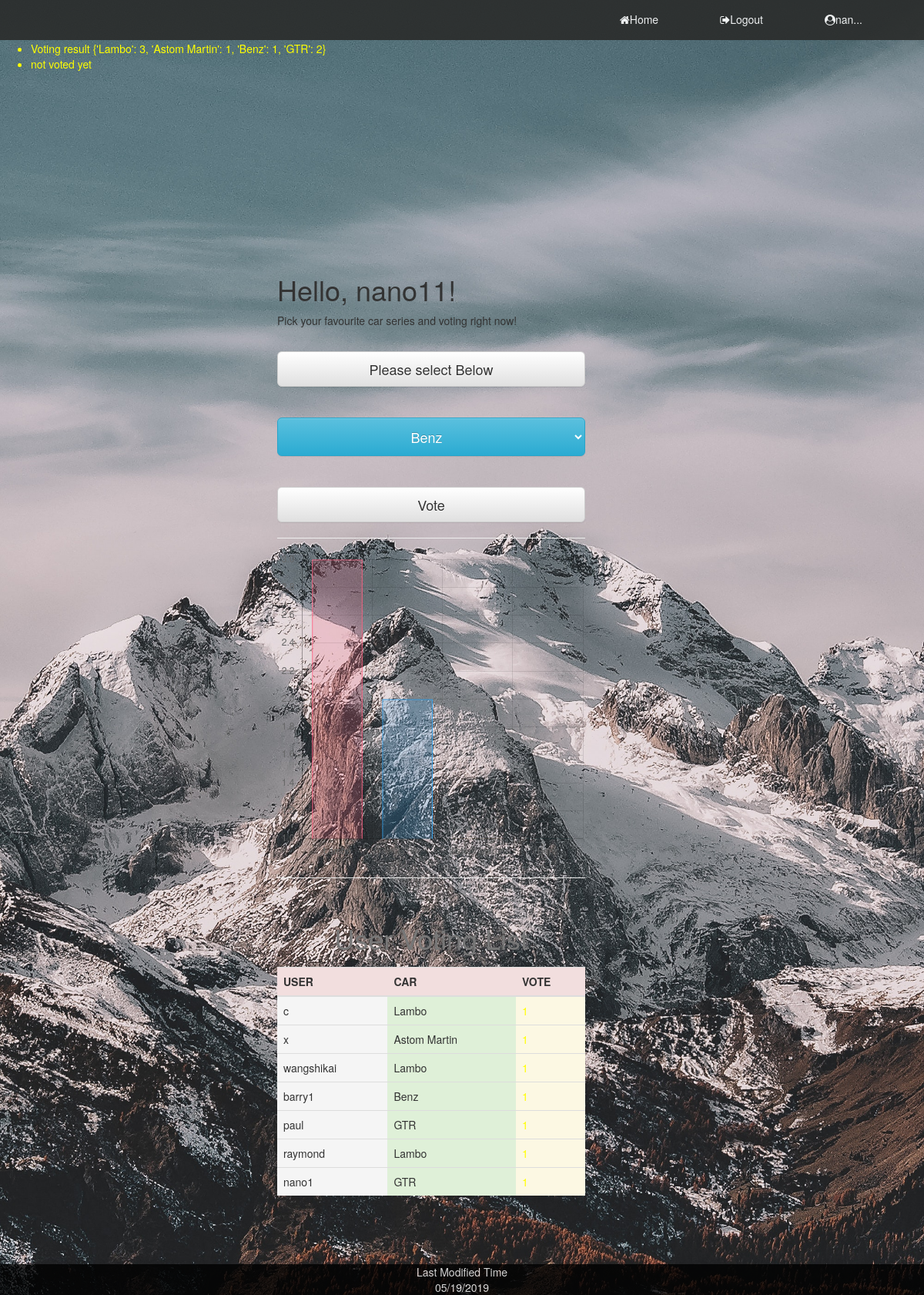
The app's page /index (signed in) with its own data.
### app/models.py (models this page shows, shortened)
class User(UserMixin, db.Model):
    id = db.Column(db.Integer, primary_key=True)
    username = db.Column(db.String(64), index=True, unique=True)
    email = db.Column(db.String(120), index=True, unique=True)
    admin = db.Column(db.Boolean, default=False, nullable=False)
    preference = db.Column(db.String(320))
    password_hash = db.Column(db.String(128))
    record_id = relationship("Record", backref="user", lazy="dynamic")
    choice_id = relationship("Choice", backref="user", lazy="dynamic")
    def __repr__(self):
        return '{}'.format(self.username)

class Choice(db.Model):
    id = db.Column(db.Integer, primary_key=True)
    chooseSeries = db.Column(db.String, db.ForeignKey('brand.carSeries'))
    vote = db.Column(db.Integer, default=False, nullable=False)
    UserId = db.Column(db.Integer, db.ForeignKey('user.id'), unique=True)

### app/routes.py (the view)
@app.route('/index')
@login_required
def index():
    if current_user.admin == False:
        car1 = []
        for i in db.session.query(Brand.carSeries).all():
            car1.append(i[0])
        carVote = {}
        carname = []
        carValue = []
        for i in db.session.query(Choice.chooseSeries).all():
            carVote[i[0]] = carVote.get(i[0], 0) + 1
        sortCarVote = sorted(carVote, key=carVote.get, reverse=True)
        for i in sortCarVote:
            carname.append(i)
            carValue.append(carVote[i])
        flash("Voting result " + str(carVote))
        user = []
        for i in db.session.query(Choice.UserId).all():
            user.append(i[0])
        if len(user) > 0:
            for i in user:
                if current_user.id in user:
                    choice = Choice(chooseSeries=select, UserId = current_user.id, vote=1)
                    flash("current user have voted")
                    break
                else:
                    flash("not voted yet")
                    choice = Choice(chooseSeries=select, UserId = current_user.id, vote=0)
                    break
        else:
            flash("not voted yet")
            choice = Choice(chooseSeries=select, UserId = current_user.id, vote=0)
        tableCar=[]
        tableVote=[]
        for i in db.session.query(Choice.chooseSeries).all():
            tableCar.append(i[0])
        for i in db.session.query(Choice.vote).all():
            tableVote.append(i[0])
        tableUser = []
        for i in db.session.query(User).join(Choice):
            tableUser.append(i)
        a = zip(tableUser,tableCar,tableVote)
        return render_template('index.html',title='Home', a=a, car1=car1, carVote = carVote, choice=choice, carname=carname,carValue=carValue)
    else:
        flash("You are admin!")
        return redirect(url_for('hoster'))

### app/models.py (called while the page is built)
@login.user_loader
def load_user(id):
    return User.query.get(int(id))

### app/routes.py (called while the page is built)
@app.context_processor
def override_url_for():
    return dict(url_for=dated_url_for)

def dated_url_for(endpoint, **values):
    if endpoint == 'static':
        filename = values.get('filename', None)
        if filename:
            file_path = os.path.join(app.root_path,
                                     endpoint, filename)
            values['q'] = int(os.stat(file_path).st_mtime)
    return url_for(endpoint, **values)

### app/templates/index.html
{% extends "base.html" %}
{% block content %}
    <form method="POST" action="{{ url_for('select') }}">
    <div class="info">
        <h1>Hello, {{current_user.username}}!</h1>
        <p>Pick your favourite car series and voting right now!</p>
        <br>
        <div >
            <div >
                <span  class='btn btn-default btn-lg btn-block'>Please select Below</span>
                <br/>
                <br>
                    <select name="car_select" class="selectpicker show-tick btn btn-info btn-lg btn-block">
                        {% for i in car1 %}
                            <option>{{i}}</option>
                        {% endfor %}
                    </select>
            </div>
            <br><br>
            {% if choice.vote == 1 %}
            <button type="submit" class="btn btn-default btn-lg btn-block" disabled >You have already Voted</button>
            {% else %}
            <button type="submit" class="btn btn-default btn-lg btn-block" onclick="time()">Vote</button>
            {% endif %}
        </div>
        <hr>
        <canvas id="myChart" width="400" height="400"></canvas>
        <script>
        Chart.defaults.global.legend.display = false;
        var charData = {
                labels: [{% for i in carname %}
                         "{{i}}",
                        {% endfor %}],
                datasets: [{
                    data: [{% for i in carValue %}
                        "{{i}}",
                        {% endfor %}],
                    backgroundColor: [
                        'rgba(255, 99, 132, 0.2)',
                        'rgba(54, 162, 235, 0.2)',
                        'rgba(255, 206, 86, 0.2)',
                        'rgba(75, 192, 192, 0.2)',
                        'rgba(153, 102, 255, 0.2)',
                        'rgba(255, 159, 64, 0.2)'
                    ],
                    borderColor: [
                        'rgba(255, 99, 132, 1)',
                        'rgba(54, 162, 235, 1)',
                        'rgba(255, 206, 86, 1)',
                        'rgba(75, 192, 192, 1)',
                        'rgba(153, 102, 255, 1)',
                        'rgba(255, 159, 64, 1)'
                    ],
                    borderWidth: 1
                }],
                options:{
                    scales: {
                    yAxes: [{
                        display:true,
                        ticks: {
                            precision:0
                        }
                    }]
                }
            }
        }
        var ctx = document.getElementById('myChart');
        var myChart = new Chart(ctx, {
            type: 'bar',
            data: charData,
        });
        </script>
        <table class="table">
            <caption style="text-align: center" ><h1>User Voting List</h1></caption>
            <hr>
        <thread>
            <th class="danger">USER</th>
            <th class="danger">CAR</th>
            <th class="danger">VOTE</th>
        </thread>
        <tbody>
            {% for i,j,k in a %}
             <tr>
                 <td class="active">{{i}}</td>
                 <td class="success">{{j}}</td>
                 <td class="warning">{{k}}</td>
             </tr>
            {% endfor %}
        </tbody>
        </table>
    <br>
    <br>
    <br>
    <br>
    <br>
    <br>
    </div>
    </form>
{% endblock %}

### app/templates/base.html (shortened to what this page needs)
<!DOCTYPE html>
<html lang="en">
    <head>
        <link rel="stylesheet" type="text/css" href="{{ url_for('static', filename='style.css' )  }}">
        <link rel="stylesheet" href="https://maxcdn.bootstrapcdn.com/bootstrap/3.3.7/css/bootstrap.min.css" >
        <link rel="stylesheet" href="https://maxcdn.bootstrapcdn.com/bootstrap/3.3.7/css/bootstrap-theme.min.css">
        <link href="https://stackpath.bootstrapcdn.com/font-awesome/4.7.0/css/font-awesome.min.css" rel="stylesheet">
    </head>
    <body>
        <header>
            <nav>
                <ul>
                    <li><a href="{{ url_for('home') }}" class="active"><i class="fa fa-home"></i>Home</a></li>
                    {% if current_user.is_anonymous %}
                    <li><a href="{{ url_for('login') }}"><i class="fa fa-sign-in"></i>Log in</a></li>
                    {% else %}
                    <li><a href="{{ url_for('logout') }}"><i class="fa fa-sign-out"></i>Logout</a></li>
                    {% endif %}
                    {% if  current_user.username|length > 5 %}
                    <li><a ><i class="fa fa-user-circle"></i>{{ current_user.username[:3] }}...</a></li>
                    {% else %}
                    <li><a ><i class="fa fa-user-circle"></i>{{ current_user.username}}</a></li>
                    {% endif %}
                </ul>
            </nav>
        </header>
            {% with messages = get_flashed_messages() %}
            {% if messages %}
            <div class=warning>
            <ul>
                {% for message in messages %}
                <li>{{ message }} </li>
                {% endfor %}
            </ul>
            </div>
            {% endif %}
            {% endwith %}
        {% block content %}{% endblock %}
    </body>
    <footer>
    </footer>
</html>

### app/static/style.css (style rules this page uses)
body { background: url('Photo/mountain.jpg'); background-repeat: no-repeat; background-size: cover; height: 100%; background-attachment: fixed; margin: 0; padding: 0; font-family: poppins; }
header { background: rgb(43, 44, 43); top: 0; left: 0; width: 100%; box-sizing: border-box; padding: 0 40px; position: absolute; opacity: .9; }
header nav { float: right; }
header nav ul { margin: 0; padding: 0; display: flex; }
header nav ul li { list-style: none; }
header nav ul li a { height: 52px; line-height: 50px; padding: 0 40px; color: white; text-decoration: none; display: block; }
.warning { margin: 53px 0px; color: yellow; }
.info { position: absolute; top: 20%; left: 30%; }
footer { background: black; clear: both; position: fixed; bottom: 0; height: 40px; width: 100%; color: white; text-align: center; opacity: .8; }
.table { position: relative; top: 10px; }

### records on screen
User: username "nan", username "nano11"
Choice: username "c", chooseSeries "Lambo"
Choice: username "x", chooseSeries "Astom Martin"
Choice: username "wangshikai", chooseSeries "Lambo"
Choice: username "barry1", chooseSeries "Benz"
Choice: username "paul", chooseSeries "GTR"
Choice: username "raymond", chooseSeries "Lambo"
Choice: username "nano1", chooseSeries "GTR"

### other values on screen
{{ message }} "Voting result {'Lambo': 3, 'Astom Martin': 1, 'Benz': 1, 'GTR': 2}" "not voted yet"
form field car_select "Benz"
chart data {{ i }} Lambo, GTR, Astom Martin, Benz
chart data {{ i }} 3, 2, 1, 1
